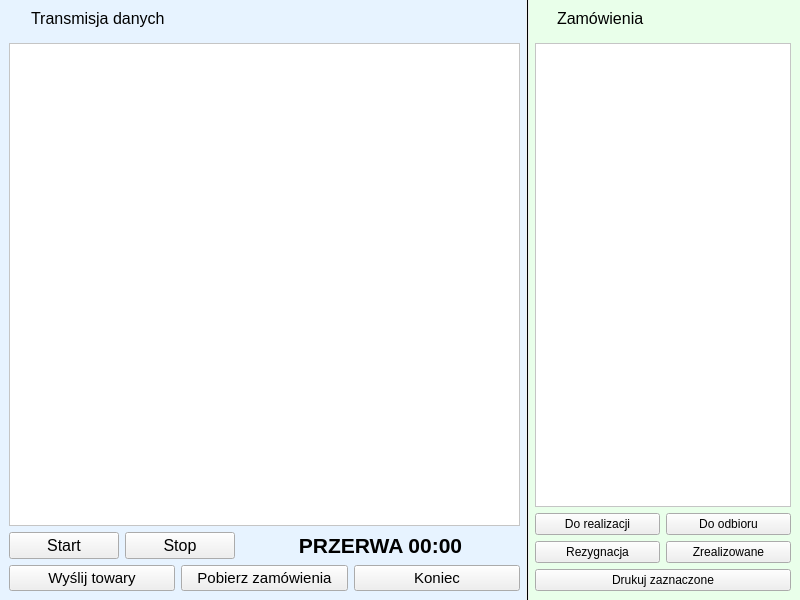
<?xml version="1.0" encoding="UTF-8"?>
<ui version="4.0">
 <class>MainWindow</class>
 <widget class="QMainWindow" name="MainWindow">
  <property name="geometry">
   <rect>
    <x>0</x>
    <y>0</y>
    <width>800</width>
    <height>600</height>
   </rect>
  </property>
  <property name="windowTitle">
   <string>KC-Presta</string>
  </property>
  <property name="windowIcon">
   <iconset resource="icons.qrc">
    <normaloff>:/icons/buy_16.png</normaloff>:/icons/buy_16.png</iconset>
  </property>
  <widget class="QWidget" name="centralwidget">
   <layout class="QHBoxLayout" name="horizontalLayout">
    <property name="spacing">
     <number>0</number>
    </property>
    <property name="margin">
     <number>0</number>
    </property>
    <item>
     <widget class="QWidget" name="widget" native="true">
      <property name="styleSheet">
       <string notr="true">background-color: rgb(231, 243, 255)</string>
      </property>
      <layout class="QVBoxLayout" name="verticalLayout_3">
       <property name="leftMargin">
        <number>9</number>
       </property>
       <property name="topMargin">
        <number>0</number>
       </property>
       <property name="rightMargin">
        <number>6</number>
       </property>
       <item>
        <widget class="QWidget" name="widget_8" native="true">
         <layout class="QHBoxLayout" name="horizontalLayout_5">
          <item>
           <widget class="QLabel" name="label_3">
            <property name="sizePolicy">
             <sizepolicy hsizetype="Fixed" vsizetype="Preferred">
              <horstretch>0</horstretch>
              <verstretch>0</verstretch>
             </sizepolicy>
            </property>
            <property name="text">
             <string/>
            </property>
            <property name="pixmap">
             <pixmap resource="icons.qrc">:/icons/globe_32.png</pixmap>
            </property>
            <property name="scaledContents">
             <bool>false</bool>
            </property>
           </widget>
          </item>
          <item>
           <widget class="QLabel" name="label_4">
            <property name="font">
             <font>
              <pointsize>12</pointsize>
              <weight>50</weight>
              <bold>false</bold>
             </font>
            </property>
            <property name="text">
             <string>Transmisja danych</string>
            </property>
           </widget>
          </item>
         </layout>
        </widget>
       </item>
       <item>
        <widget class="QListWidget" name="console">
         <property name="focusPolicy">
          <enum>Qt::WheelFocus</enum>
         </property>
         <property name="styleSheet">
          <string notr="true">background-color:rgb(255, 255, 255)</string>
         </property>
        </widget>
       </item>
       <item>
        <widget class="QWidget" name="widget_5" native="true">
         <layout class="QVBoxLayout" name="verticalLayout">
          <property name="margin">
           <number>0</number>
          </property>
          <item>
           <widget class="QWidget" name="widget_6" native="true">
            <layout class="QHBoxLayout" name="horizontalLayout_2">
             <property name="margin">
              <number>0</number>
             </property>
             <item>
              <widget class="QPushButton" name="buttonStart">
               <property name="sizePolicy">
                <sizepolicy hsizetype="Maximum" vsizetype="Fixed">
                 <horstretch>0</horstretch>
                 <verstretch>0</verstretch>
                </sizepolicy>
               </property>
               <property name="maximumSize">
                <size>
                 <width>110</width>
                 <height>16777215</height>
                </size>
               </property>
               <property name="font">
                <font>
                 <pointsize>12</pointsize>
                </font>
               </property>
               <property name="styleSheet">
                <string notr="true">background: none</string>
               </property>
               <property name="text">
                <string>Start</string>
               </property>
               <property name="icon">
                <iconset resource="icons.qrc">
                 <normaloff>:/icons/paly_48.png</normaloff>:/icons/paly_48.png</iconset>
               </property>
               <property name="iconSize">
                <size>
                 <width>25</width>
                 <height>32</height>
                </size>
               </property>
              </widget>
             </item>
             <item>
              <widget class="QPushButton" name="buttonStop">
               <property name="sizePolicy">
                <sizepolicy hsizetype="Maximum" vsizetype="Fixed">
                 <horstretch>0</horstretch>
                 <verstretch>0</verstretch>
                </sizepolicy>
               </property>
               <property name="maximumSize">
                <size>
                 <width>110</width>
                 <height>16777215</height>
                </size>
               </property>
               <property name="font">
                <font>
                 <pointsize>12</pointsize>
                </font>
               </property>
               <property name="styleSheet">
                <string notr="true">background: none</string>
               </property>
               <property name="text">
                <string>Stop</string>
               </property>
               <property name="icon">
                <iconset resource="icons.qrc">
                 <normaloff>:/icons/pause_48.png</normaloff>:/icons/pause_48.png</iconset>
               </property>
               <property name="iconSize">
                <size>
                 <width>25</width>
                 <height>32</height>
                </size>
               </property>
              </widget>
             </item>
             <item>
              <widget class="QLabel" name="timeLeft">
               <property name="sizePolicy">
                <sizepolicy hsizetype="Minimum" vsizetype="Preferred">
                 <horstretch>0</horstretch>
                 <verstretch>0</verstretch>
                </sizepolicy>
               </property>
               <property name="minimumSize">
                <size>
                 <width>0</width>
                 <height>0</height>
                </size>
               </property>
               <property name="baseSize">
                <size>
                 <width>0</width>
                 <height>0</height>
                </size>
               </property>
               <property name="font">
                <font>
                 <pointsize>16</pointsize>
                 <weight>75</weight>
                 <bold>true</bold>
                </font>
               </property>
               <property name="text">
                <string>PRZERWA 00:00</string>
               </property>
               <property name="alignment">
                <set>Qt::AlignCenter</set>
               </property>
              </widget>
             </item>
            </layout>
           </widget>
          </item>
          <item>
           <widget class="QWidget" name="widget_7" native="true">
            <layout class="QHBoxLayout" name="horizontalLayout_4">
             <property name="margin">
              <number>0</number>
             </property>
             <item>
              <widget class="QPushButton" name="buttonWyslijProdukty">
               <property name="font">
                <font>
                 <pointsize>11</pointsize>
                </font>
               </property>
               <property name="styleSheet">
                <string notr="true">background: none</string>
               </property>
               <property name="text">
                <string>Wyślij towary</string>
               </property>
               <property name="icon">
                <iconset resource="icons.qrc">
                 <normaloff>:/icons/up_48.png</normaloff>:/icons/up_48.png</iconset>
               </property>
               <property name="iconSize">
                <size>
                 <width>20</width>
                 <height>32</height>
                </size>
               </property>
              </widget>
             </item>
             <item>
              <widget class="QPushButton" name="buttonPobierzZamowienia">
               <property name="font">
                <font>
                 <pointsize>11</pointsize>
                </font>
               </property>
               <property name="styleSheet">
                <string notr="true">background: none</string>
               </property>
               <property name="text">
                <string>Pobierz zamówienia</string>
               </property>
               <property name="icon">
                <iconset resource="icons.qrc">
                 <normaloff>:/icons/down_48.png</normaloff>:/icons/down_48.png</iconset>
               </property>
               <property name="iconSize">
                <size>
                 <width>20</width>
                 <height>32</height>
                </size>
               </property>
              </widget>
             </item>
             <item>
              <widget class="QPushButton" name="buttonKoniec">
               <property name="font">
                <font>
                 <pointsize>11</pointsize>
                </font>
               </property>
               <property name="styleSheet">
                <string notr="true">background: none</string>
               </property>
               <property name="text">
                <string>Koniec</string>
               </property>
               <property name="icon">
                <iconset resource="icons.qrc">
                 <normaloff>:/icons/delete_48.png</normaloff>:/icons/delete_48.png</iconset>
               </property>
               <property name="iconSize">
                <size>
                 <width>20</width>
                 <height>32</height>
                </size>
               </property>
              </widget>
             </item>
            </layout>
           </widget>
          </item>
         </layout>
        </widget>
       </item>
      </layout>
     </widget>
    </item>
    <item>
     <widget class="Line" name="line">
      <property name="frameShadow">
       <enum>QFrame::Plain</enum>
      </property>
      <property name="orientation">
       <enum>Qt::Vertical</enum>
      </property>
     </widget>
    </item>
    <item>
     <widget class="QWidget" name="widget_2" native="true">
      <property name="sizePolicy">
       <sizepolicy hsizetype="Fixed" vsizetype="Preferred">
        <horstretch>0</horstretch>
        <verstretch>0</verstretch>
       </sizepolicy>
      </property>
      <property name="styleSheet">
       <string notr="true">background-color:rgb(233, 255, 234)</string>
      </property>
      <layout class="QVBoxLayout" name="verticalLayout_2">
       <property name="leftMargin">
        <number>6</number>
       </property>
       <property name="topMargin">
        <number>0</number>
       </property>
       <property name="rightMargin">
        <number>9</number>
       </property>
       <property name="bottomMargin">
        <number>9</number>
       </property>
       <item>
        <widget class="QWidget" name="widget_3" native="true">
         <layout class="QHBoxLayout" name="horizontalLayout_3">
          <item>
           <widget class="QLabel" name="label_2">
            <property name="sizePolicy">
             <sizepolicy hsizetype="Fixed" vsizetype="Preferred">
              <horstretch>0</horstretch>
              <verstretch>0</verstretch>
             </sizepolicy>
            </property>
            <property name="text">
             <string/>
            </property>
            <property name="pixmap">
             <pixmap resource="icons.qrc">:/icons/buy_32.png</pixmap>
            </property>
            <property name="scaledContents">
             <bool>false</bool>
            </property>
           </widget>
          </item>
          <item>
           <widget class="QLabel" name="label">
            <property name="font">
             <font>
              <pointsize>12</pointsize>
              <weight>50</weight>
              <bold>false</bold>
             </font>
            </property>
            <property name="text">
             <string>Zamówienia</string>
            </property>
           </widget>
          </item>
         </layout>
        </widget>
       </item>
       <item>
        <widget class="QListWidget" name="listaZamowien">
         <property name="styleSheet">
          <string notr="true">background-color: white</string>
         </property>
         <property name="selectionMode">
          <enum>QAbstractItemView::MultiSelection</enum>
         </property>
        </widget>
       </item>
       <item>
        <widget class="QWidget" name="widget_4" native="true">
         <layout class="QGridLayout" name="gridLayout">
          <property name="margin">
           <number>0</number>
          </property>
          <item row="0" column="0">
           <widget class="QPushButton" name="buttonDoRealizacji">
            <property name="font">
             <font>
              <pointsize>9</pointsize>
             </font>
            </property>
            <property name="styleSheet">
             <string notr="true">background: none</string>
            </property>
            <property name="text">
             <string>Do realizacji</string>
            </property>
            <property name="icon">
             <iconset resource="icons.qrc">
              <normaloff>:/icons/basket.png</normaloff>:/icons/basket.png</iconset>
            </property>
            <property name="iconSize">
             <size>
              <width>16</width>
              <height>20</height>
             </size>
            </property>
           </widget>
          </item>
          <item row="0" column="1">
           <widget class="QPushButton" name="buttonDoOdbioru">
            <property name="font">
             <font>
              <pointsize>9</pointsize>
             </font>
            </property>
            <property name="styleSheet">
             <string notr="true">background: none</string>
            </property>
            <property name="text">
             <string>Do odbioru</string>
            </property>
            <property name="icon">
             <iconset resource="icons.qrc">
              <normaloff>:/icons/package.png</normaloff>:/icons/package.png</iconset>
            </property>
            <property name="iconSize">
             <size>
              <width>16</width>
              <height>20</height>
             </size>
            </property>
           </widget>
          </item>
          <item row="1" column="0">
           <widget class="QPushButton" name="buttonRezygnacja">
            <property name="font">
             <font>
              <pointsize>9</pointsize>
             </font>
            </property>
            <property name="styleSheet">
             <string notr="true">background: none</string>
            </property>
            <property name="text">
             <string>Rezygnacja</string>
            </property>
            <property name="icon">
             <iconset resource="icons.qrc">
              <normaloff>:/icons/cancel.png</normaloff>:/icons/cancel.png</iconset>
            </property>
            <property name="iconSize">
             <size>
              <width>16</width>
              <height>20</height>
             </size>
            </property>
           </widget>
          </item>
          <item row="1" column="1">
           <widget class="QPushButton" name="buttonZrealizowane">
            <property name="font">
             <font>
              <pointsize>9</pointsize>
             </font>
            </property>
            <property name="styleSheet">
             <string notr="true">background: none</string>
            </property>
            <property name="text">
             <string>Zrealizowane</string>
            </property>
            <property name="icon">
             <iconset resource="icons.qrc">
              <normaloff>:/icons/tick.png</normaloff>:/icons/tick.png</iconset>
            </property>
            <property name="iconSize">
             <size>
              <width>16</width>
              <height>20</height>
             </size>
            </property>
           </widget>
          </item>
         </layout>
        </widget>
       </item>
       <item>
        <widget class="QPushButton" name="pushButton_2">
         <property name="font">
          <font>
           <pointsize>9</pointsize>
          </font>
         </property>
         <property name="styleSheet">
          <string notr="true">background: none</string>
         </property>
         <property name="text">
          <string>Drukuj zaznaczone</string>
         </property>
         <property name="icon">
          <iconset resource="icons.qrc">
           <normaloff>:/icons/printer.png</normaloff>:/icons/printer.png</iconset>
         </property>
         <property name="iconSize">
          <size>
           <width>16</width>
           <height>20</height>
          </size>
         </property>
        </widget>
       </item>
      </layout>
     </widget>
    </item>
   </layout>
  </widget>
 </widget>
 <resources>
  <include location="icons.qrc"/>
 </resources>
 <connections>
  <connection>
   <sender>buttonStart</sender>
   <signal>clicked()</signal>
   <receiver>MainWindow</receiver>
   <slot>start()</slot>
   <hints>
    <hint type="sourcelabel">
     <x>40</x>
     <y>525</y>
    </hint>
    <hint type="destinationlabel">
     <x>1</x>
     <y>513</y>
    </hint>
   </hints>
  </connection>
  <connection>
   <sender>buttonStop</sender>
   <signal>clicked()</signal>
   <receiver>MainWindow</receiver>
   <slot>stop()</slot>
   <hints>
    <hint type="sourcelabel">
     <x>199</x>
     <y>520</y>
    </hint>
    <hint type="destinationlabel">
     <x>4</x>
     <y>467</y>
    </hint>
   </hints>
  </connection>
  <connection>
   <sender>buttonWyslijProdukty</sender>
   <signal>clicked()</signal>
   <receiver>MainWindow</receiver>
   <slot>wyslijTowary()</slot>
   <hints>
    <hint type="sourcelabel">
     <x>22</x>
     <y>571</y>
    </hint>
    <hint type="destinationlabel">
     <x>2</x>
     <y>571</y>
    </hint>
   </hints>
  </connection>
  <connection>
   <sender>buttonPobierzZamowienia</sender>
   <signal>clicked()</signal>
   <receiver>MainWindow</receiver>
   <slot>pobierzZamowienia()</slot>
   <hints>
    <hint type="sourcelabel">
     <x>233</x>
     <y>571</y>
    </hint>
    <hint type="destinationlabel">
     <x>523</x>
     <y>447</y>
    </hint>
   </hints>
  </connection>
  <connection>
   <sender>buttonKoniec</sender>
   <signal>clicked()</signal>
   <receiver>MainWindow</receiver>
   <slot>koniec()</slot>
   <hints>
    <hint type="sourcelabel">
     <x>501</x>
     <y>562</y>
    </hint>
    <hint type="destinationlabel">
     <x>534</x>
     <y>556</y>
    </hint>
   </hints>
  </connection>
  <connection>
   <sender>console</sender>
   <signal>itemDoubleClicked(QListWidgetItem*)</signal>
   <receiver>MainWindow</receiver>
   <slot>showLog(QListWidgetItem*)</slot>
   <hints>
    <hint type="sourcelabel">
     <x>33</x>
     <y>100</y>
    </hint>
    <hint type="destinationlabel">
     <x>4</x>
     <y>100</y>
    </hint>
   </hints>
  </connection>
 </connections>
 <slots>
  <slot>start()</slot>
  <slot>stop()</slot>
  <slot>koniec()</slot>
  <slot>wyslijTowary()</slot>
  <slot>pobierzZamowienia()</slot>
  <slot>showLog(QListWidgetItem*)</slot>
 </slots>
</ui>
